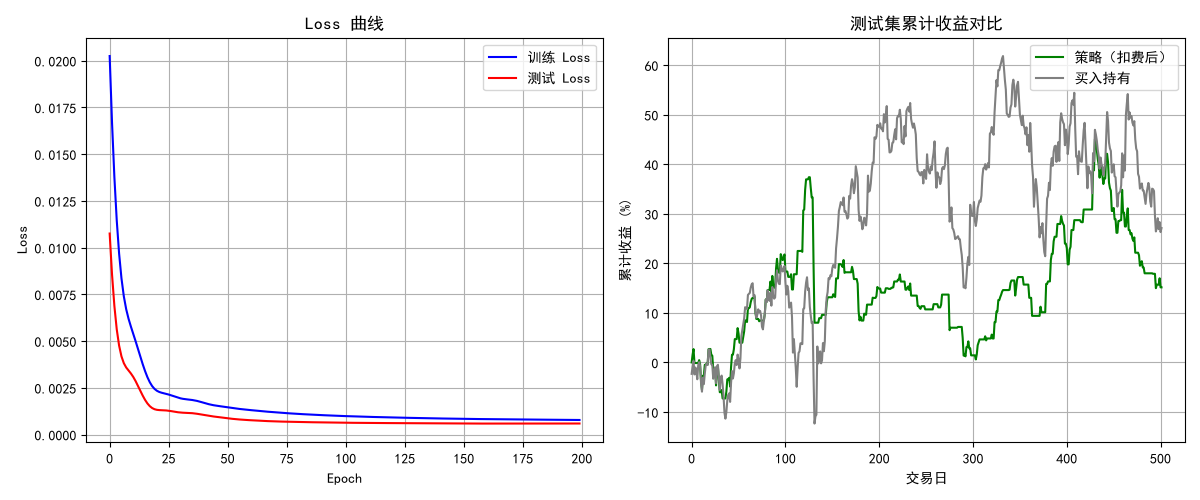

The script that saved this image:
import numpy as np
import pandas as pd
import torch
import torch.nn as nn
import akshare as ak
import matplotlib.pyplot as plt
import yfinance as yf

plt.rcParams["font.sans-serif"] = ["SimHei"]
plt.rcParams["axes.unicode_minus"] = False

# print("正在下载数据...")
# df = ak.stock_zh_a_hist(
#     symbol = "600519",
#     period = "daily",
#     start_date = "20200101",
#     end_date = "20241231",
#     adjust = "qfq",
# )
# df = df.rename(columns = {"日期": "date", "收盘": "close", "成交量": "volume"})
# df["date"] = pd.to_datetime(df["date"])
# df = df.sort_values("date").reset_index(drop = True)
# print(f"数据量：{len(df)} 条，从 {df['date'].iloc[0].date()} 到 {df['date'].iloc[-1].date()}")

print("正在下载数据...")
# 用苹果公司 AAPL 代替贵州茅台
df = yf.download("AAPL", start="2020-01-01", end="2026-09-27", auto_adjust=True)
df = df.reset_index()
df = df.rename(columns={"Date": "date", "Close": "close", "Volume": "volume"})
df["date"] = pd.to_datetime(df["date"])
df = df.sort_values("date").reset_index(drop=True)
print(f"数据量：{len(df)} 条，从 {df['date'].iloc[0].date()} 到 {df['date'].iloc[-1].date()}")

df["ret_1"] = df["close"].pct_change(1)
df["ret_5"] = df["close"].pct_change(5)
df["ret_20"] = df["close"].pct_change(20)
df["vol_5"] = df["ret_1"].rolling(5).std()
df["vol_20"] = df["ret_1"].rolling(20).std()
df["volume_change"] = df["volume"].pct_change(5)
df["target"] = df["close"].pct_change(1).shift(-1)
df = df.dropna().reset_index(drop=True)

feature_cols = ["ret_1", "ret_5", "ret_20", "vol_5", "vol_20", "volume_change"]
x = df[feature_cols].values.astype(np.float32)
y = df["target"].values.astype(np.float32).reshape(-1, 1)

n = len(x)
split = int(n * 0.7)
x_train, x_test = x[:split], x[split:]
y_train, y_test = y[:split], y[split:]

x_mean, x_std = x_train.mean(axis = 0), x_train.std(axis = 0)
x_train = (x_train - x_mean) / x_std
x_test = (x_test - x_mean) / x_std

x_train_t = torch.tensor(x_train)
y_train_t = torch.tensor(y_train)
x_test_t = torch.tensor(x_test)
y_test_t = torch.tensor(y_test)

class StockModel(nn.Module):
    def __init__(self):
        super().__init__()
        self.net = nn.Sequential(
            nn.Linear(6, 32), nn.ReLU(),
            nn.Linear(32, 32), nn.ReLU(),
            nn.Linear(32, 1)
        )
    def forward(self, x):
        return self.net(x)

model = StockModel()
loss_fn = nn.MSELoss()
optimizer = torch.optim.Adam(model.parameters(), lr = 0.001, weight_decay = 0.0001)

epochs = 200
train_losses = []
test_losses = []

for epoch in range(epochs):
    model.train()
    y_pred = model(x_train_t)
    loss = loss_fn(y_pred, y_train_t)
    optimizer.zero_grad()
    loss.backward()
    optimizer.step()
    train_losses.append(loss.item())

    model.eval()
    with torch.no_grad():
        y_test_grad = model(x_test_t)
        test_loss = loss_fn(y_test_grad, y_test_t)
        test_losses.append(test_loss.item())
    
    if epoch % 50 == 0:
        print(f"Epoch {epoch:3d} | Train Loss: {loss.item():.6f} | Test Loss: {test_loss.item():.6f}")

# ========== 预测与 IC 评估 ==========
model.eval()
with torch.no_grad():
    y_pred_test = model(x_test_t).numpy().flatten()

y_test_real = y_test.flatten()
ic = np.corrcoef(y_pred_test, y_test_real)[0, 1]
print(f"\n测试集 IC（信息系数）: {ic:.4f}")
print("（IC 接近 0 说明模型几乎没预测能力，>0.05 已经算不错）")

signal = (y_pred_test > 0).astype(int)
strategy_ret = signal * y_test_real

cost = 0.001
position_change = np.abs(np.diff(signal, prepend=0))
# strategy_ret_after_cost = strategy_ret - position_change * cost
strategy_ret_after_cost = strategy_ret   # 不扣费
cum_strategy = np.cumprod(1 + strategy_ret_after_cost) - 1
cum_buy_hold = np.cumprod(1 + y_test_real) - 1
print(f"\n策略累计收益（扣费后）: {cum_strategy[-1]*100:.2f}%")
print(f"买入持有累计收益:      {cum_buy_hold[-1]*100:.2f}%")

# ========== 10. 画图 ==========
plt.figure(figsize=(12, 5))

plt.subplot(1, 2, 1)
plt.plot(train_losses, label="训练 Loss", color="blue")
plt.plot(test_losses, label="测试 Loss", color="red")
plt.title("Loss 曲线")
plt.xlabel("Epoch")
plt.ylabel("Loss")
plt.legend()
plt.grid(True)

plt.subplot(1, 2, 2)
plt.plot(cum_strategy * 100, label="策略（扣费后）", color="green")
plt.plot(cum_buy_hold * 100, label="买入持有", color="gray")
plt.title("测试集累计收益对比")
plt.xlabel("交易日")
plt.ylabel("累计收益 (%)")
plt.legend()
plt.grid(True)

plt.tight_layout()
plt.savefig("day12_5_stock.png")
plt.show()

print("\n图片已保存：day12_5_stock.png")
